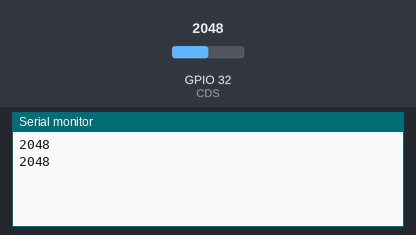
The sketch below on a simulated ESP32. Shown: the last lines printed to the serial monitor. The test bench sets the inputs (shaded band); at power-on: GPIO 32 (CDS) = 2048.

Above: at 5.8 s.
5.9 s: GPIO 32 (CDS) set to 2866
At 11.0 s:
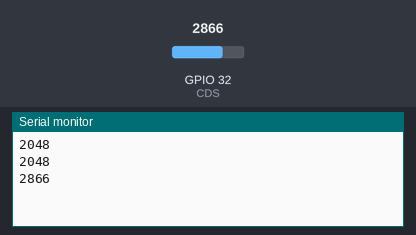
11.9 s: GPIO 32 (CDS) set to 3603
At 16.0 s:
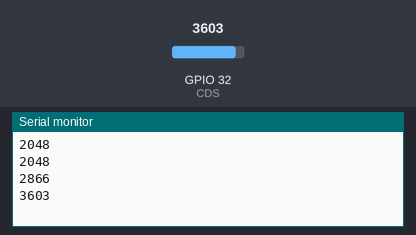
Timing chart, 0 to 17.5 s (numbered marks = the images above; inputs shaded):
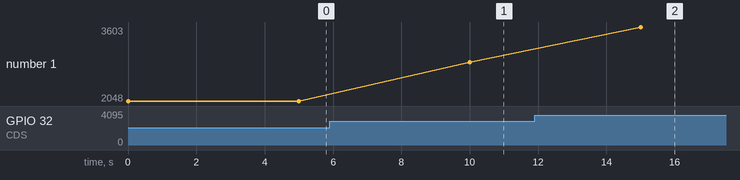

Measured:
- after the input at 5.9 s, the serial monitor: prints a new line after 4.1 s (image 1)
- after the input at 11.9 s, the serial monitor: prints a new line after 3.1 s (image 2)
- plotted number 1: 2048 → 2866 after the input at 5.9 s, 2866 → 3603 after the input at 11.9 s

The sketch:

CDS_motion.ino
```cpp
#define CDS 32

void setup() {
  Serial.begin(115200);
  // pinMode(INPUT_PULLUP, CDS);
}

void loop() {
  Serial.println(analogRead(CDS));
  delay(5000);
}
```
